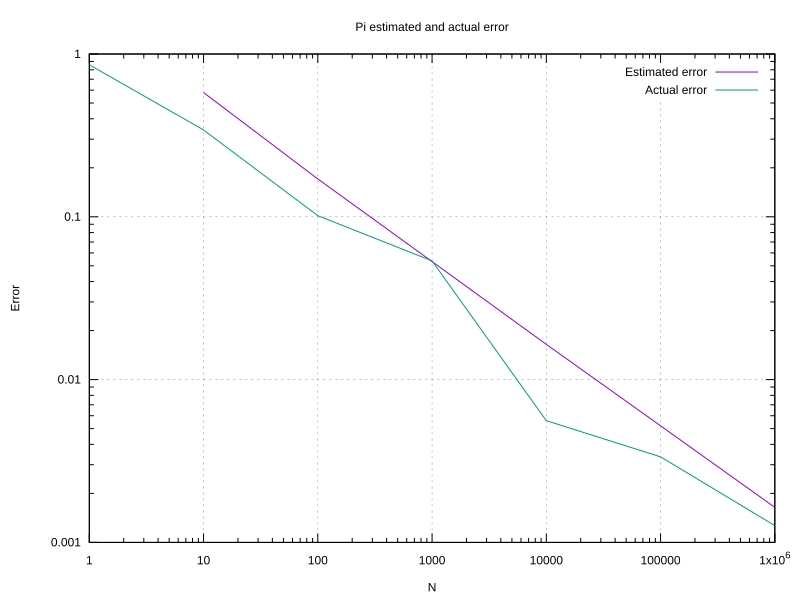

gnuplot code for this plot:
# pi.gp
set terminal svg size 800,600
set output "pi.svg"

set title "Pi estimated and actual error"
set xlabel "N"
set ylabel "Error"
set key top right
set logscale x
set logscale y
set grid

plot "pi_results.txt" using 1:3 with lines title "Estimated error", \
     "pi_results.txt" using 1:4 with lines title "Actual error"